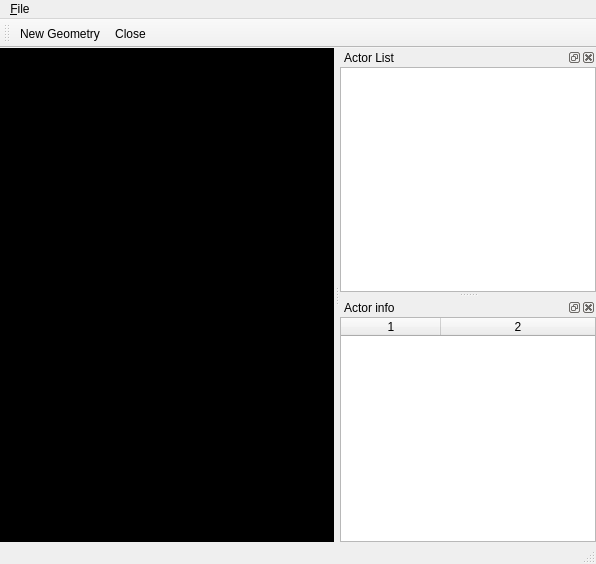
<?xml version="1.0" encoding="UTF-8"?>
<ui version="4.0">
 <class>TestMain</class>
 <widget class="QMainWindow" name="TestMain">
  <property name="geometry">
   <rect>
    <x>0</x>
    <y>0</y>
    <width>596</width>
    <height>564</height>
   </rect>
  </property>
  <property name="windowTitle">
   <string>MainWindow</string>
  </property>
  <property name="unifiedTitleAndToolBarOnMac">
   <bool>true</bool>
  </property>
  <widget class="Viewport" name="centralwidget">
   <property name="enabled">
    <bool>true</bool>
   </property>
   <property name="focusPolicy">
    <enum>Qt::StrongFocus</enum>
   </property>
   <property name="autoFillBackground">
    <bool>false</bool>
   </property>
   <property name="styleSheet">
    <string notr="true">background: rgb(0, 0, 0);</string>
   </property>
  </widget>
  <widget class="QMenuBar" name="menubar">
   <property name="geometry">
    <rect>
     <x>0</x>
     <y>0</y>
     <width>596</width>
     <height>21</height>
    </rect>
   </property>
   <widget class="QMenu" name="menu_File">
    <property name="title">
     <string>&amp;File</string>
    </property>
    <addaction name="action_New"/>
    <addaction name="action_Save"/>
    <addaction name="actionSave_as"/>
    <addaction name="actionOpen"/>
   </widget>
   <addaction name="menu_File"/>
  </widget>
  <widget class="QStatusBar" name="statusbar"/>
  <widget class="QToolBar" name="toolBar">
   <property name="windowTitle">
    <string>toolBar</string>
   </property>
   <attribute name="toolBarArea">
    <enum>TopToolBarArea</enum>
   </attribute>
   <attribute name="toolBarBreak">
    <bool>false</bool>
   </attribute>
   <addaction name="newGeo"/>
   <addaction name="actionClose"/>
  </widget>
  <widget class="QDockWidget" name="listDock">
   <property name="windowTitle">
    <string>Actor List</string>
   </property>
   <attribute name="dockWidgetArea">
    <number>2</number>
   </attribute>
   <widget class="QWidget" name="listContainer">
    <layout class="QGridLayout" name="gridLayout_2">
     <property name="leftMargin">
      <number>0</number>
     </property>
     <property name="topMargin">
      <number>0</number>
     </property>
     <property name="rightMargin">
      <number>0</number>
     </property>
     <property name="bottomMargin">
      <number>0</number>
     </property>
     <property name="spacing">
      <number>0</number>
     </property>
     <item row="0" column="0">
      <widget class="QListWidget" name="listWidget"/>
     </item>
    </layout>
   </widget>
  </widget>
  <widget class="QDockWidget" name="infoDock">
   <property name="windowTitle">
    <string>Actor info</string>
   </property>
   <attribute name="dockWidgetArea">
    <number>2</number>
   </attribute>
   <widget class="QWidget" name="infoContainer">
    <layout class="QGridLayout" name="gridLayout">
     <property name="leftMargin">
      <number>0</number>
     </property>
     <property name="topMargin">
      <number>0</number>
     </property>
     <property name="rightMargin">
      <number>0</number>
     </property>
     <property name="bottomMargin">
      <number>0</number>
     </property>
     <property name="spacing">
      <number>0</number>
     </property>
     <item row="0" column="0">
      <widget class="QTableWidget" name="infoWidget">
       <property name="sortingEnabled">
        <bool>true</bool>
       </property>
       <property name="columnCount">
        <number>2</number>
       </property>
       <attribute name="horizontalHeaderCascadingSectionResizes">
        <bool>true</bool>
       </attribute>
       <attribute name="horizontalHeaderStretchLastSection">
        <bool>true</bool>
       </attribute>
       <attribute name="verticalHeaderVisible">
        <bool>false</bool>
       </attribute>
       <attribute name="verticalHeaderShowSortIndicator" stdset="0">
        <bool>false</bool>
       </attribute>
       <attribute name="verticalHeaderStretchLastSection">
        <bool>false</bool>
       </attribute>
       <column/>
       <column/>
      </widget>
     </item>
    </layout>
   </widget>
  </widget>
  <action name="newGeo">
   <property name="text">
    <string>New Geometry</string>
   </property>
  </action>
  <action name="action_New">
   <property name="text">
    <string>&amp;New</string>
   </property>
  </action>
  <action name="action_Save">
   <property name="text">
    <string>&amp;Save</string>
   </property>
  </action>
  <action name="actionSave_as">
   <property name="text">
    <string>Save as ...</string>
   </property>
  </action>
  <action name="actionOpen">
   <property name="text">
    <string>&amp;Open</string>
   </property>
  </action>
  <action name="actionClose">
   <property name="text">
    <string>Close</string>
   </property>
  </action>
 </widget>
 <customwidgets>
  <customwidget>
   <class>Viewport</class>
   <extends>QWidget</extends>
   <header>viewport.h</header>
   <container>1</container>
   <slots>
    <signal>childAdded(QObject*)</signal>
    <slot>addChild()</slot>
   </slots>
  </customwidget>
 </customwidgets>
 <resources/>
 <connections>
  <connection>
   <sender>newGeo</sender>
   <signal>triggered()</signal>
   <receiver>centralwidget</receiver>
   <slot>addChild()</slot>
   <hints>
    <hint type="sourcelabel">
     <x>-1</x>
     <y>-1</y>
    </hint>
    <hint type="destinationlabel">
     <x>223</x>
     <y>292</y>
    </hint>
   </hints>
  </connection>
 </connections>
</ui>
